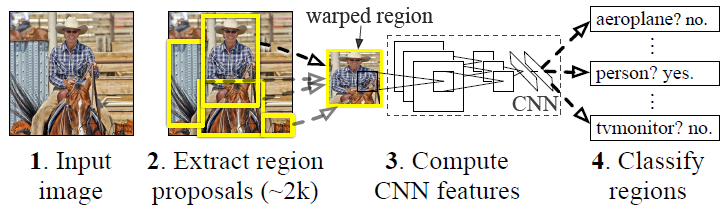
#> input picture docs_md/cnns/rcnn01.jpg, 725 x 209 px
$ python -i image_quality.py   (imports and definitions only)
#> lines starting #> are read from the running program, lines starting #| are printed output that depends on the picture
'''
=> http://blog.csdn.net/real_myth/article/details/50827940
无参考图像的清晰度评价方法
'''
import cv2 as cv


def quality_of_laplacian(image_path, threshold=100):
    '''http://opencv-python-tutroals.readthedocs.io/en/latest/py_tutorials/py_imgproc/py_gradients/py_gradients.html
    http://python.jobbole.com/83702/
    这种方法凑效的原因就在于拉普拉斯算子定义本身:
      它被用来测量图片的二阶导数,突出图片中强度快速变化的区域
      和Sobel以及Scharr算子十分相似,也经常用于边缘检测
    此算法基于以下假设:
      如果图片具有较高方差,那么它就有较广的频响范围,代表着正常,聚焦准确的图片
      如果图片具有较小方差,那么它就有较窄的频响范围,意味着图片中的边缘数量很少
      正如我们所知道的,图片越模糊,其边缘就越少
    '''
    img = cv.imread(image_path, 0)
    res = cv.Laplacian(img, cv.CV_64F).var()
    return res>threshold, res


def quality_of_reblur(image_path, ksize=5):
    '''
    如果图像模糊了,对它进行一次模糊处理,高频分量变化不大
    如果原图是清晰的,对它进行一次模糊处理,高频分量变化会非常大
      待评测图像 => 高斯模糊处理 => 退化的图像 => 比较原图像和退化图像的变化情况
      - cv.blur
      - cv.GaussianBlur
      - cv.medianBlur
    '''
#> called with image_path = '../../docs_md/cnns/rcnn01.jpg', ksize = 5
    img = cv.imread(image_path, cv.IMREAD_GRAYSCALE)
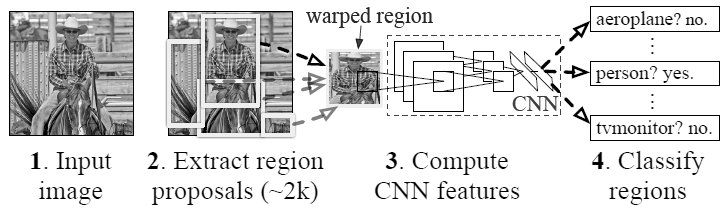
#> img: shape (209, 725); min 0, max 255, mean 215.5
    img_blur = cv.medianBlur(img, ksize)
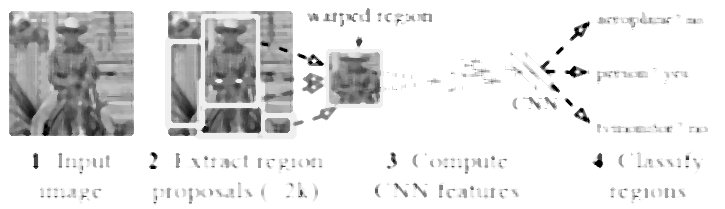
#> img_blur: shape (209, 725); min 0, max 255, mean 226.3
    res = cv.Laplacian(img, cv.CV_64F).var()
#> res = 13852.7
    res_blur = cv.Laplacian(img_blur, cv.CV_64F).var()
#> res_blur = 1049.5
    return (res-res_blur)/res


def quality_of_sobel(image_path, ksize=5):
    '''http://opencv-python-tutroals.readthedocs.io/en/latest/py_tutorials/py_imgproc/py_gradients/py_gradients.html
    '''
    img = cv.imread(image_path)
    if img.ndim == 3:
        img = cv.cvtColor(img, cv.COLOR_BGR2GRAY)
    sobelx = cv.Sobel(img, cv.CV_64F, 1, 0, ksize=ksize)
    sobely = cv.Sobel(img, cv.CV_64F, 0, 1, ksize=ksize)
    res = (sobelx + sobely).var()
    #from matplotlib import pyplot as plt
    #plt.imshow(sobelx + sobely, cmap='gray')
    #plt.show()
    return res


'''
import cv2 as cv
from matplotlib import pyplot as plt
from pyhej.image.image_quality import quality_of_laplacian

plt.figure(figsize=(16, 16))
for i in range(4):
    image_path = '/data2/datasets/blurred-pictures/{}.jpg'.format(i+1)
    plt.subplot(2,2,i+1), plt.imshow(cv.imread(image_path, 0), cmap='gray')
    plt.title(quality_of_laplacian(image_path)), plt.xticks([]), plt.yticks([])
plt.show()
'''

>>> result = quality_of_reblur('../../docs_md/cnns/rcnn01.jpg')
#> result = 0.924

$ run again, on docs_md/cnns/rcnn02.jpg
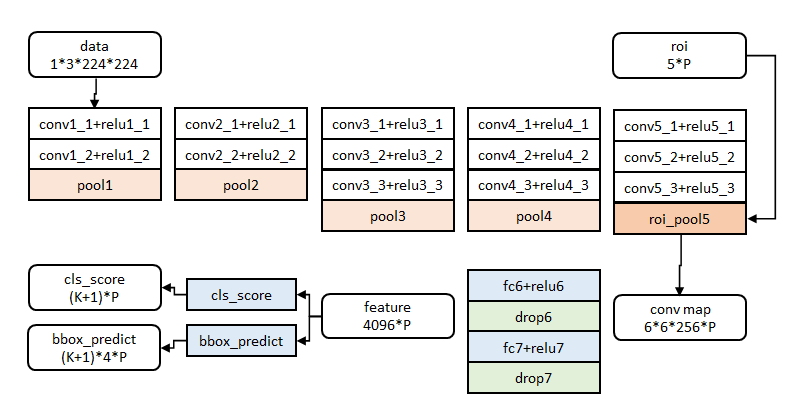
#> input picture docs_md/cnns/rcnn02.jpg, 798 x 414 px
#> in quality_of_reblur, `img = cv.imread(image_path, cv.IMREAD_GRAYSCALE)`:
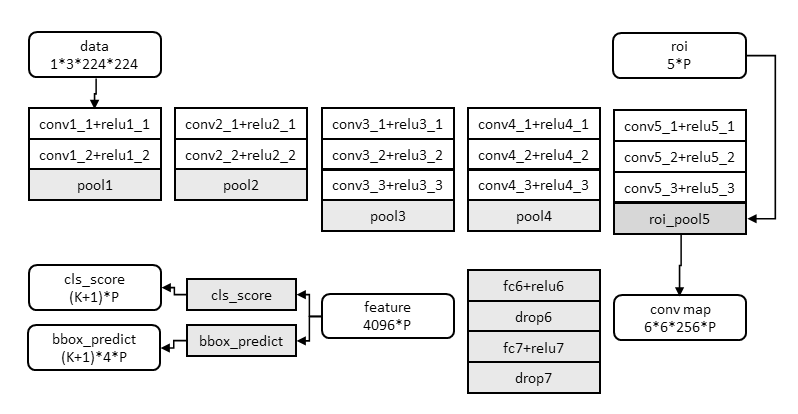
#> img: shape (414, 798); min 0, max 255, mean 234.7
#> in quality_of_reblur, `img_blur = cv.medianBlur(img, ksize)`:
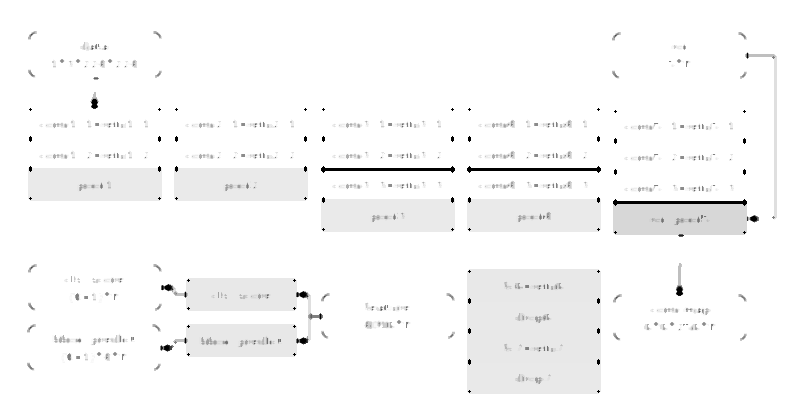
#> img_blur: shape (414, 798); min 0, max 255, mean 248.7
#> res = 10757.3
#> res_blur = 1373.5
#> result = 0.872

$ run again, on docs_md/cnns/rcnn03.jpg
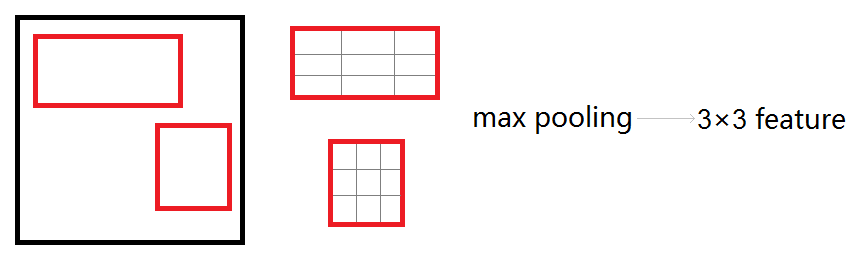
#> input picture docs_md/cnns/rcnn03.jpg, 862 x 260 px
#> in quality_of_reblur, `img = cv.imread(image_path, cv.IMREAD_GRAYSCALE)`:
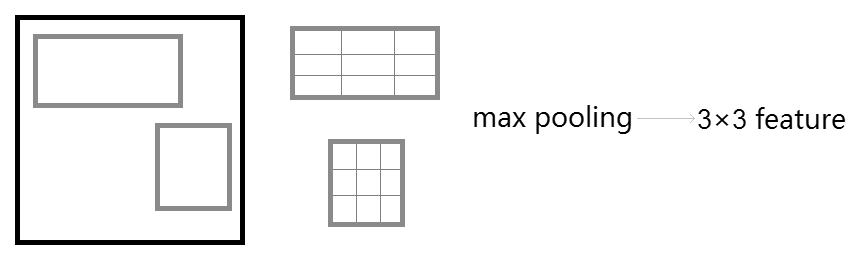
#> img: shape (260, 862); min 0, max 255, mean 243.8
#> res = 2455.2
#> res_blur = 1668.7
#> result = 0.32

$ run again, on docs_md/cnns/rcnn04.jpg
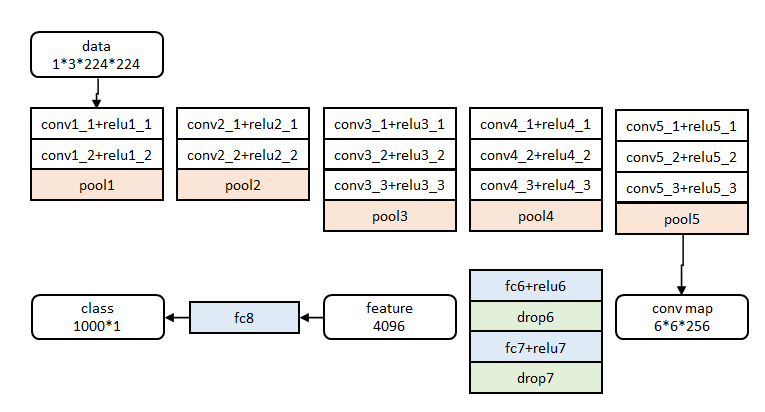
#> input picture docs_md/cnns/rcnn04.jpg, 765 x 412 px
#> in quality_of_reblur, `img_blur = cv.medianBlur(img, ksize)`:
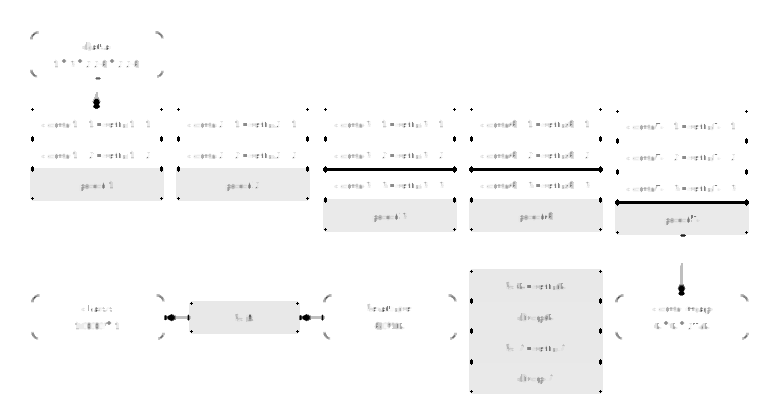
#> img_blur: shape (412, 765); min 0, max 255, mean 249.4
#> res = 9668.6
#> res_blur = 1300.7
#> result = 0.865
